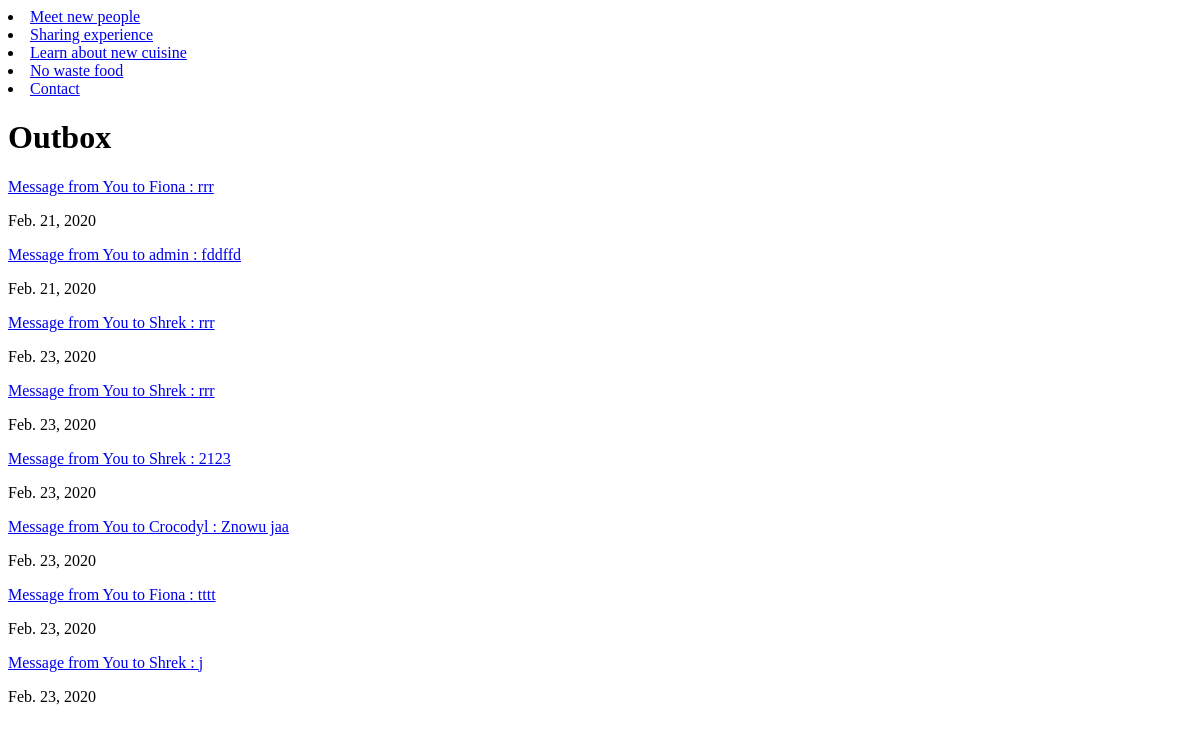
The page /outbox/ (signed in) on the database as committed earlier.
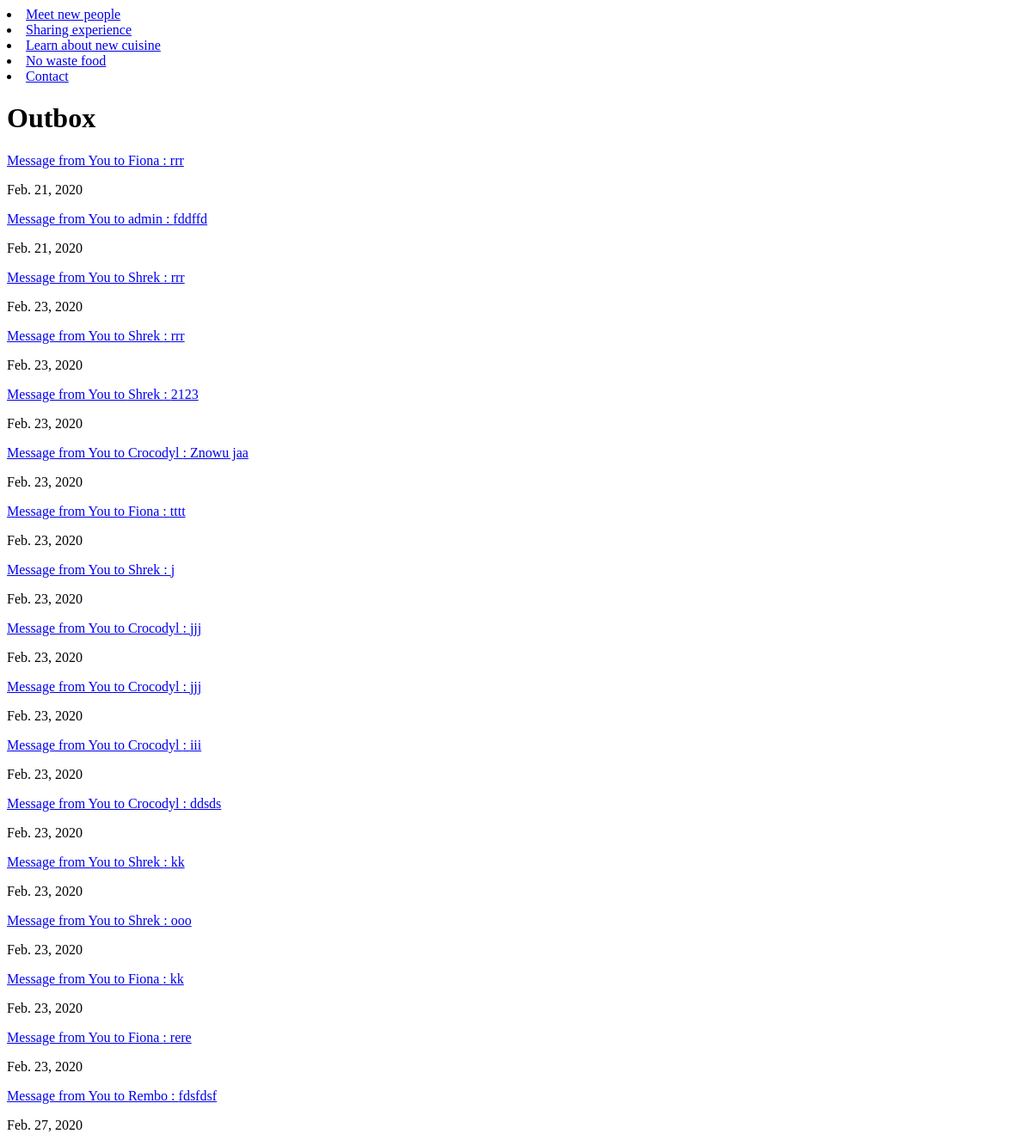
The same page on the database as committed later.
### cooking/models.py (models this page shows)
class Message(models.Model):
    sender = models.ForeignKey(User, related_name="sender",on_delete=models.CASCADE)
    receiver = models.ForeignKey(User, related_name="receiver",on_delete=models.CASCADE)
    msg_content = models.CharField(max_length=256)
    date = models.DateField(default=datetime.now)

### cooking/views.py (the view)
# urls.py: path('outbox/', OutBoxView.as_view(), name="outbox"),
class OutBoxView(View):
    def get(self, request):
        if request.user.is_authenticated:
            message_list = Message.objects.filter(sender=request.user.id)
            return render(request, "show_message_outbox.html", {'message_list': message_list}, )

### cooking/templates/show_message_outbox.html
<li><a href="{% url 'meet' %}">Meet new people</a></li>
<li><a href="{% url 'experience' %}">Sharing experience</a></li>
<li><a href="{% url 'cuisine' %}">Learn about new cuisine</a></li>
<li><a href="{% url 'waste_food' %}">No waste food</a></li>
<li><a href="{% url 'contact' %}">Contact</a></li>
<h1>Outbox</h1>
{% for message in message_list %}
<p><a  href="/message_detail/{{ message.id }}">Message from You to {{message.receiver}} : {{ message.msg_content }} </a> </p>
{{message.date}}
{% endfor %}

Rows that differ between the two databases and show on the page:
added Message: receiver "Crocodyl", msg_content "jjj", date "Feb. 23, 2020"
added Message: receiver "Crocodyl", msg_content "jjj", date "Feb. 23, 2020"
added Message: receiver "Crocodyl", msg_content "iii", date "Feb. 23, 2020"
added Message: receiver "Crocodyl", msg_content "ddsds", date "Feb. 23, 2020"
added Message: receiver "Shrek", msg_content "kk", date "Feb. 23, 2020"
added Message: receiver "Shrek", msg_content "ooo", date "Feb. 23, 2020"
added Message: receiver "Fiona", msg_content "kk", date "Feb. 23, 2020"
added Message: receiver "Fiona", msg_content "rere", date "Feb. 23, 2020"
added Message: receiver "Rembo", msg_content "fdsfdsf", date "Feb. 27, 2020"
